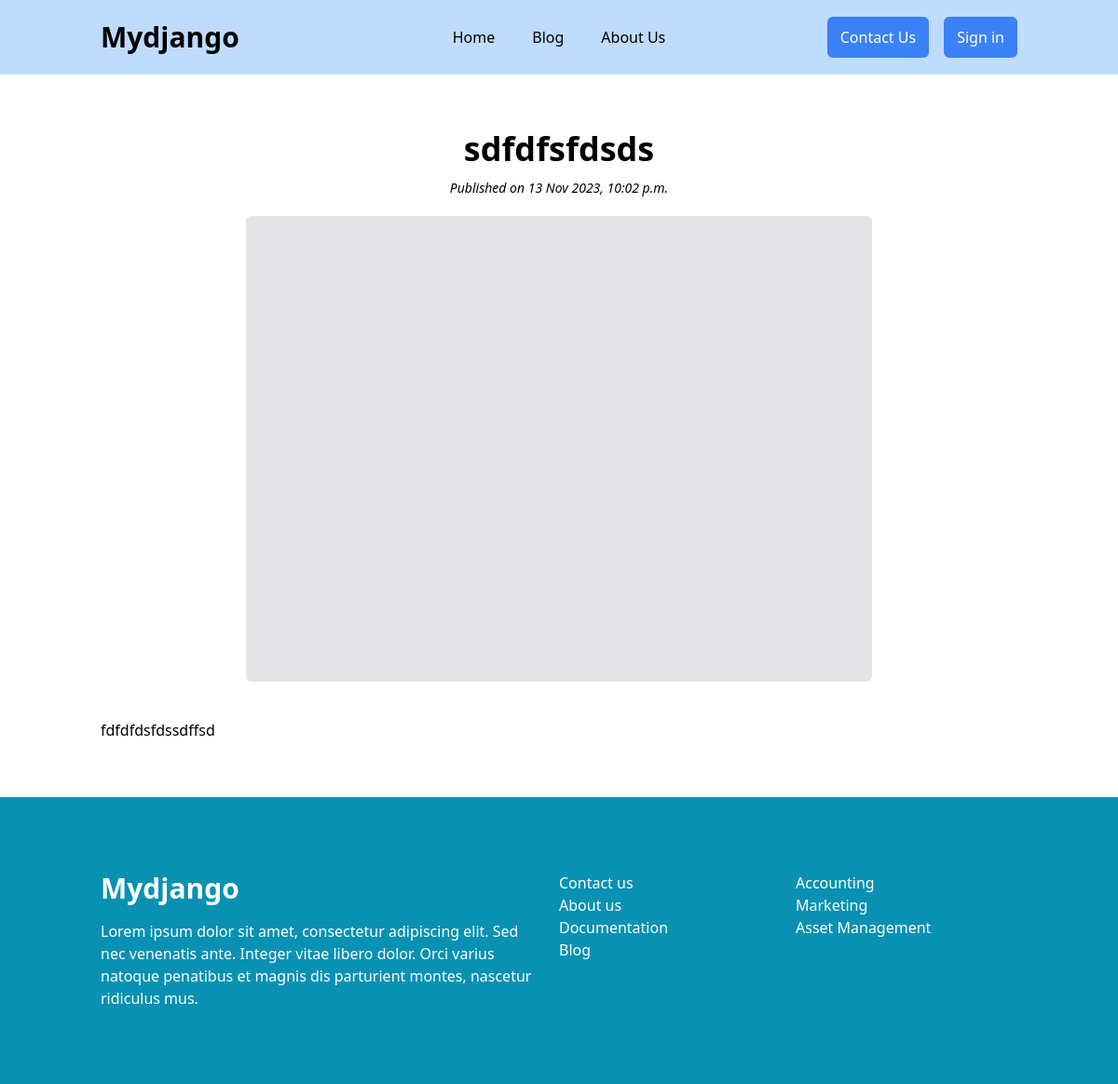
The page /blogs/12 on the database as committed earlier.
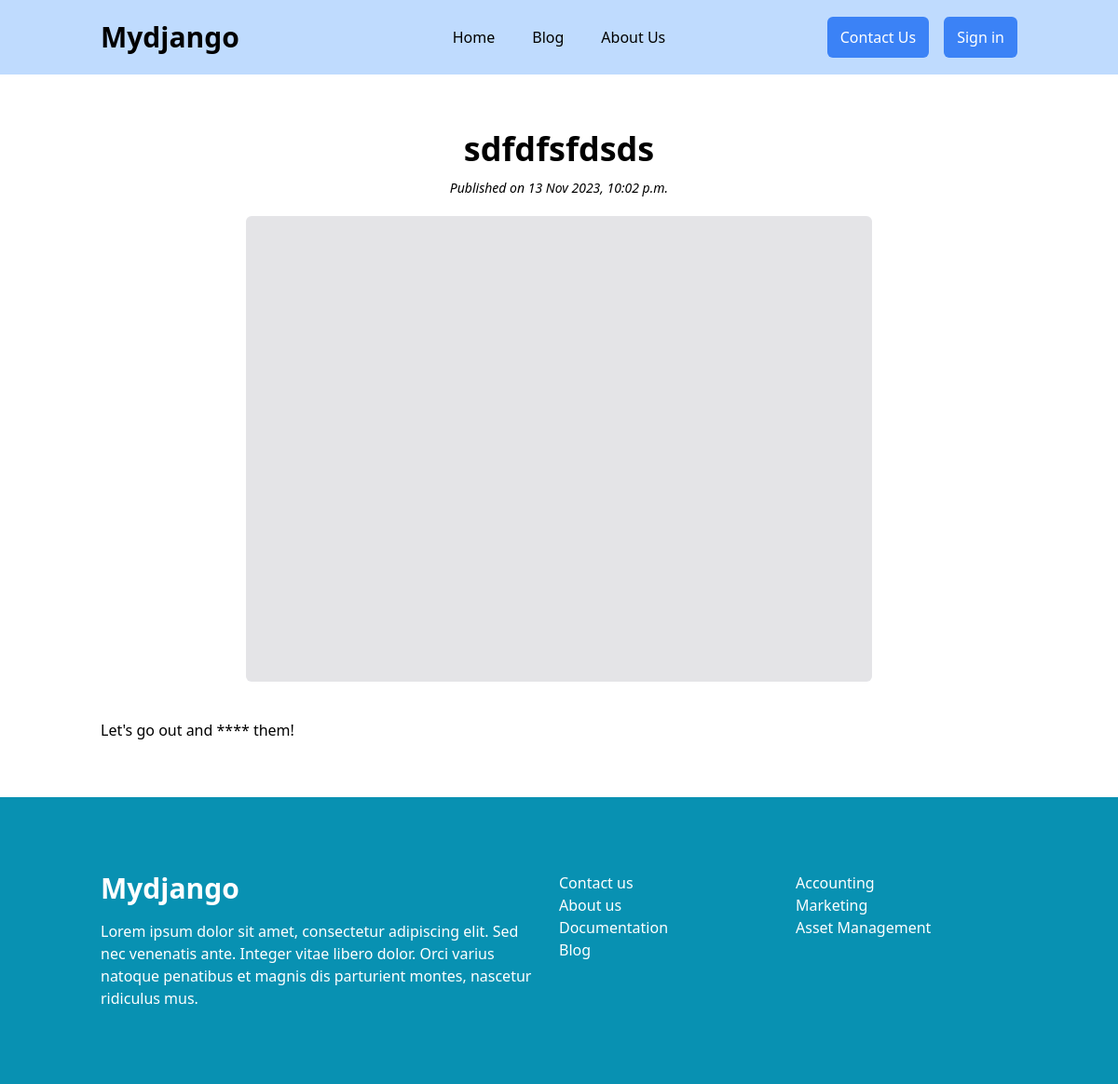
The same page on the database as committed later.
### blogadmin/models.py (models this page shows, shortened)
class BlogPost(models.Model):
    title = models.CharField(max_length=255)
    content = models.TextField()
    status = models.CharField(max_length=255, choices=STATUS_CHOICE, default=1)
    category = models.ForeignKey(BlogCategory, related_name='title', on_delete=models.CASCADE)
    image = models.ImageField(upload_to='posts',blank=True)
    created_at = models.DateTimeField(auto_now_add=True)
    updated_at = models.DateTimeField(auto_now=True)

### blogadmin/views.py (the view)
# urls.py: path("<int:pk>", views.detail)
def detail(request, pk):
    blogs = get_object_or_404(BlogPost, pk=pk)
    return render(request, "blog-detail.html", {
        "blogdetail": blogs
    })

### blogadmin/templates/blog-detail.html (shortened to what this page needs)
{% extends "base.html" %}
{% block content %}
  <h1 class='text-4xl font-bold text-center mb-3'>{{ blogdetail.title }}</h1>
  <h4 class='italic text-center text-sm'>Published on {{ blogdetail.created_at }}</h4>
  {% if blogdetail.image %}
    <img src={{ blogdetail.image.url }} class='my-5 rounded-md h-[500px] max-w-2xl mx-auto'>
  {% else %}
    <div class='bg-zinc-200 rounded-md h-[500px] my-5 max-w-2xl w-full mx-auto'></div>
  {% endif %}
  <div class='mt-10'>
    <p>{{ blogdetail.content }}</p>
  </div>
{% endblock %}

### webtemplate/templates/base.html (shortened to what this page needs)
{% load static %}
<!DOCTYPE html>
<html lang="en">
<head>
  <link href="{% static 'style.css' %}" rel="stylesheet">
  <script src='https://cdn.tailwindcss.com'></script>
</head>
<body>
  <header class='bg-blue-200 p-4 w-full' id='header'>
    <div class='container flex items-center justify-between lg:justify-start'>
      <div class='w-1/2'>
        <a href="/">
          <h1 class='text-3xl font-bold inline-block'>Mydjango</h1>
        </a>
      </div>
      <div id='navbar'>
        {% include 'navbar.html' %}
      </div>
    </div>
  </header>
  <div class='container main-body'>
    {% block content %}
    {% endblock %}
  </div>
  <footer class='py-20 bg-cyan-600 text-white'>
    <div class='container flex justify-between gap-x-4'>
      <div class='flex flex-col gap-y-4 w-1/2'>
        <h1 class='text-3xl font-bold'>Mydjango</h1>
        <p>Lorem ipsum dolor sit amet, consectetur adipiscing elit. Sed nec venenatis ante. Integer vitae libero dolor. Orci varius natoque penatibus et magnis dis parturient montes, nascetur ridiculus mus.</p>
      </div>
      <div class='w-1/4'>
        <ul>
          <li>Contact us</li>
          <li>About us</li>
          <li>Documentation</li>
          <li>Blog</li>
        </ul>
      </div>
      <div class='w-1/4'>
        <ul>
          <li>Accounting</li>
          <li>Marketing</li>
          <li>Asset Management</li>
        </ul>
      </div>
    </div>
  </footer>
</body>
</html>

### webtemplate/templates/navbar.html (shortened to what this page needs)
<nav class='flex lg:w-1/2 justify-center flex-col lg:flex-row relative'>
  <ul>
    <li class='flex gap-x-10 flex-col lg:flex-row'>
      <a href='/' class='hover:text-blue-800'>Home</a>
      <a href='/blogs' class='hover:text-blue-800'>Blog</a>
      <a href='' class='hover:text-blue-800'>About Us</a>
    </li>
  </ul>
</nav>
<nav class='flex lg:w-1/2 gap-x-4 justify-end flex-col lg:flex-row'>
  <button class='px-[14px] py-[10px] bg-blue-500 text-white rounded-md hover:bg-blue-600'>Contact Us</button>
  {% if request.user.is_authenticated %}
    <a href='/signin/' class='px-[14px] py-[10px] bg-blue-500 text-white rounded-md hover:bg-blue-600'>Sign out</a>
  {% else %}
    <a href='/signin/' class='px-[14px] py-[10px] bg-blue-500 text-white rounded-md hover:bg-blue-600'>Sign in</a>
  {% endif %}
</nav>

### webtemplate/static/style.css (style rules this page uses)
:root { --header-height:80px }
.container { margin:auto; padding:0 20px; }
.main-body { margin-top:var(--header-height); padding:60px 20px; }
#header { position:absolute; top:0; height:var(--header-height); display:flex; }
#navbar { display:flex; justify-content:space-between; width:100%; align-items:center; }

Rows that differ between the two databases and show on the page:
changed BlogPost "sdfdfsfdsds": content "fdfdfdsfdssdffsd" → "Let's go out and **** them!"
